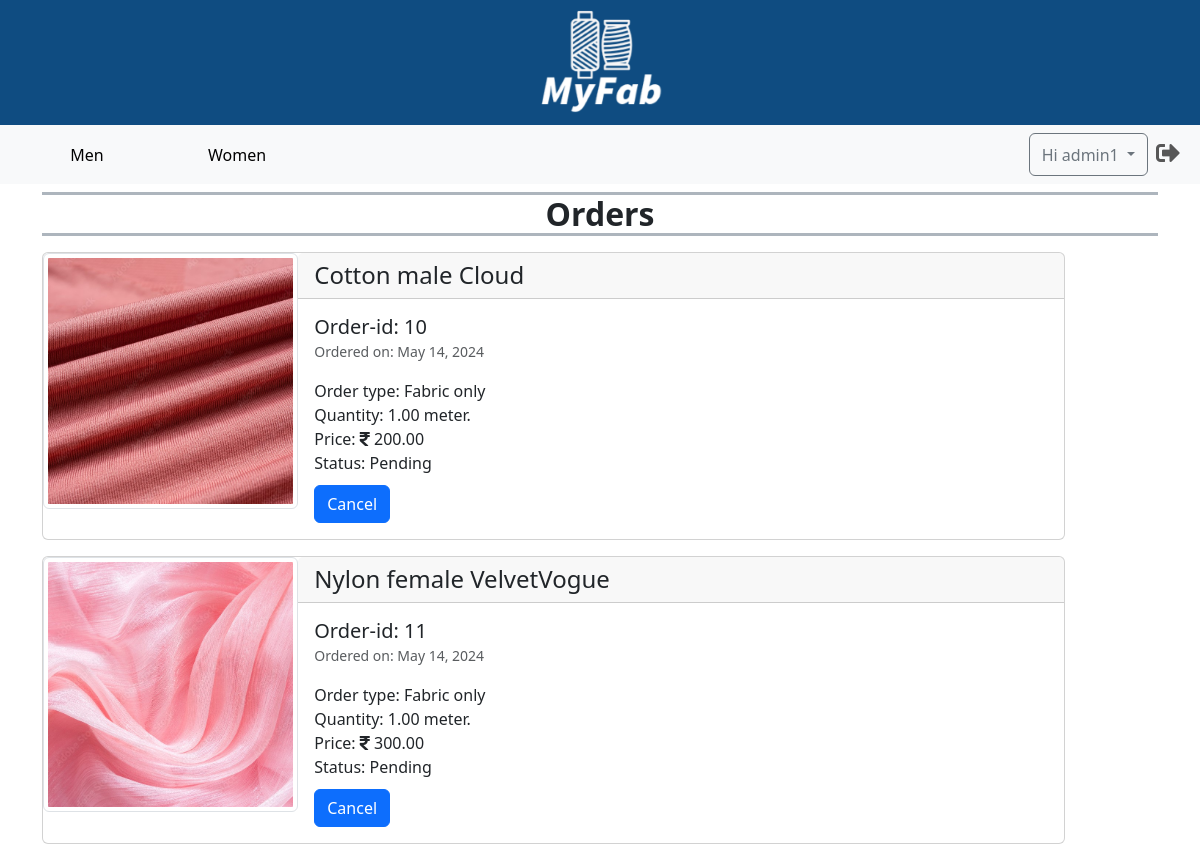
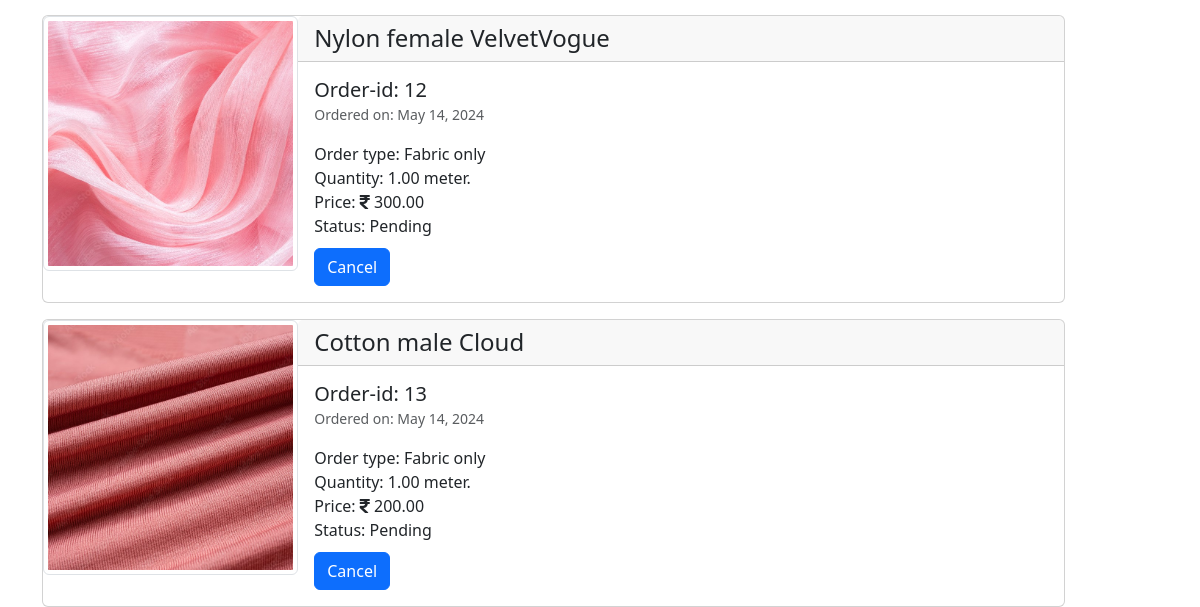
The page /accounts/orders/ (signed in, upper part) on the database as committed earlier (2 pictures, top to bottom).
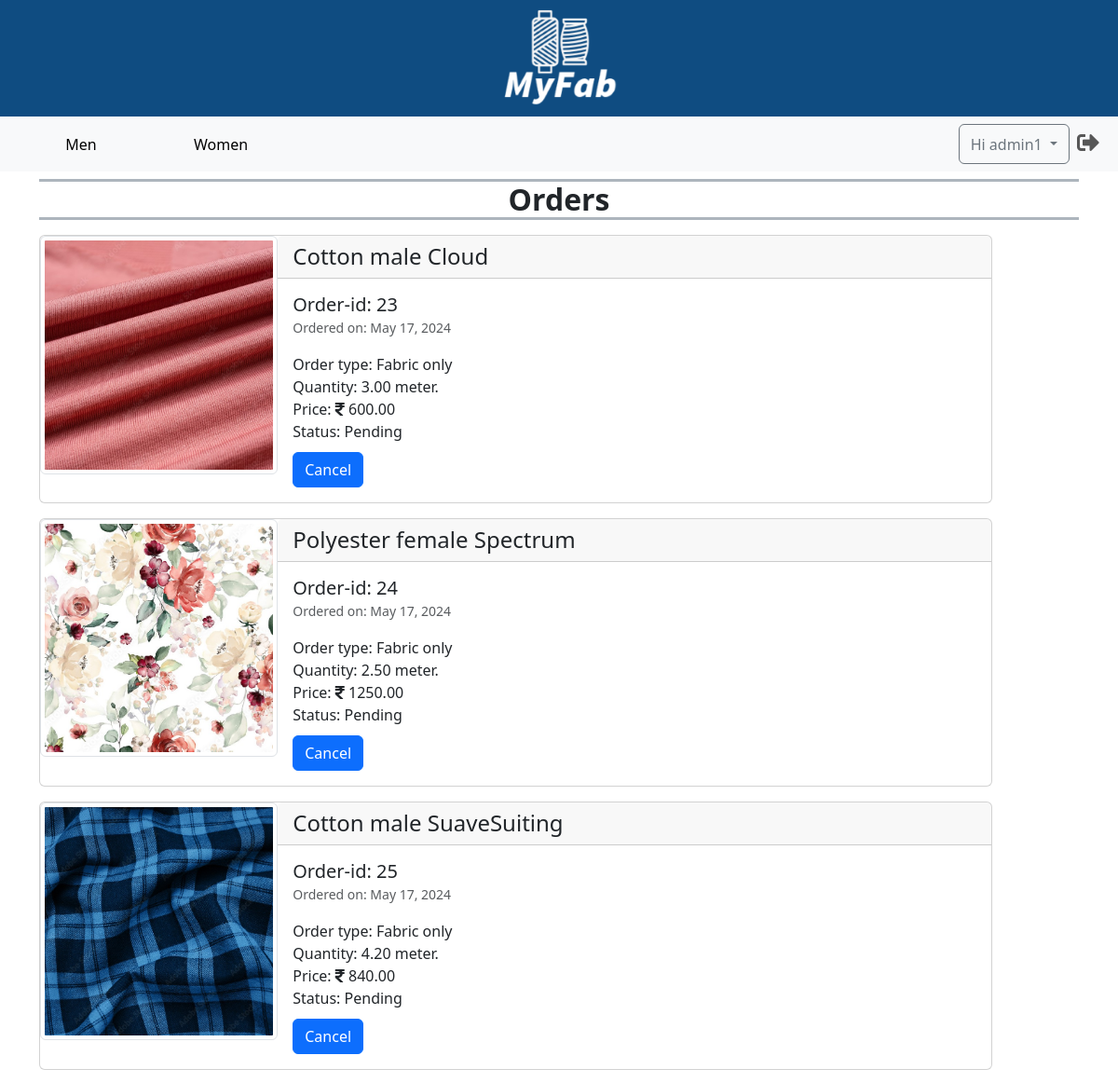
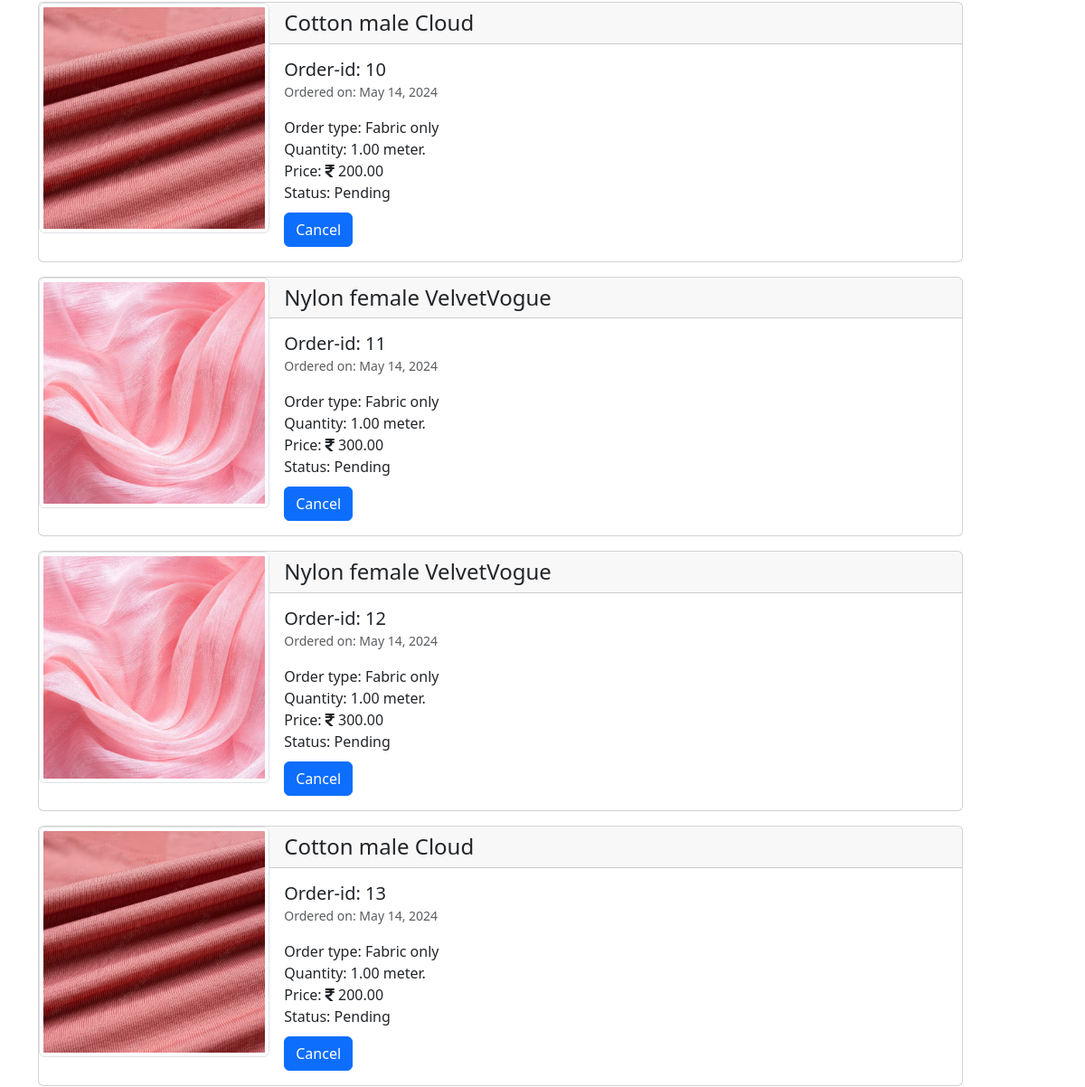
The same page on the database as committed later (2 pictures, top to bottom).
### accounts/models.py (models this page shows)
class CustomUser(AbstractUser):
    phone_number = models.CharField(max_length=13, unique=True)

### orders/models.py (models this page shows, shortened)
class Order(models.Model):
    PAYMENT_CHOICES = [
        ('P', 'Prepaid'),
        ('C', 'Cash On Delivery'),
    ]
    STATUS_CHOICES = [
        ('P', 'Pending'),
        ('S', 'Shipping'),
        ('D', 'Delivered'),
        ('C', 'Cancelled'),
    ]
    customer_id = models.ForeignKey(CustomUser, on_delete=models.CASCADE)
    product_id = models.ForeignKey(Product, on_delete=models.CASCADE)
    order_type = models.IntegerField(null=False)
    quantity = models.DecimalField(max_digits=10, decimal_places=2, default=0)
    price = models.DecimalField(max_digits=10, decimal_places=2, default=0)
    add_date = models.DateField(auto_now_add=True)
    payment_method = models.CharField(max_length=10, null=False, choices=PAYMENT_CHOICES)
    status = models.CharField(max_length=10, null=False, choices=STATUS_CHOICES, default='P')
    address = models.ForeignKey(Address, on_delete=models.PROTECT)
    order_measurements = models.TextField(null=True, default=None, blank=True)

### main/models.py (models this page shows, shortened)
class Product(models.Model):
    name = models.CharField(max_length=255, unique=True, blank=False, null=False)
    price = models.DecimalField(max_digits=10, decimal_places=2, default=0, validators=[MinValueValidator(0)])
    image = models.ImageField(upload_to='images/products')
    description = models.TextField(blank=True)
    qty = models.DecimalField(max_digits=10, decimal_places=2, default=0, validators=[MinValueValidator(0)])
    add_date = models.DateField(auto_now_add=True)
    is_active = models.BooleanField(default=True)
    usages = models.ManyToManyField(Usage)
    category_choices = models.ManyToManyField(CategoryChoice)

### accounts/views.py (the view, shortened to what this page needs)
# urls.py: path('orders/', Orders.as_view(), name='orders'),
class Orders(View):
    def get(self, request):
        user = request.user
        orders = Order.objects.filter(customer_id=user).order_by('-add_date')
        context = {'orders': orders}
        return render(request, 'orders.html', context)

### templates/orders.html (shortened to what this page needs)
{% extends 'base.html' %}
{% load static %}
{% load custom_filters %}
{% block content %}
    <nav class="navbar navbar-expand-lg bg-body-tertiary">
        <div class="container-fluid">
        <div class="collapse navbar-collapse" id="navbarSupportedContent">
            <ul class="navbar-nav d-flex align-items-center me-auto mb-2 mb-lg-0">
                <li class="nav-item">
                    <button class="nav-link active btn btn-link" style="min-width: 150px;" aria-current="page">
                        <a class="text-black text-decoration-none" href="{% url "main:home" %}">Men</a>
                    </button>
                </li>
                <li class="nav-item">
                    <button class="nav-link btn btn-link" style="min-width: 150px;" aria-current="page">
                        <a class="text-black text-decoration-none" href="{% url "main:home_women" %}">Women</a>
                    </button>
                </li>
            </ul>
            <ul class="navbar-nav d-flex flex-row justify-content-center  ms-auto mb-2 mb-lg-0">
                {% if user.is_authenticated %}
                <div class="btn-group">
                    <button class="btn btn-outline-secondary dropdown-toggle" type="button" data-bs-toggle="dropdown" aria-expanded="false">
                        Hi {{user.first_name}}
                    </button>
                  </div>
                <li class="nav-item ms-3 ms-lg-0">
                    <form action="{% url 'accounts:logout' %}" method="post">
                        <button type="submit" class="nav-link" style="border: none; background: none;"
                            data-toggle="tooltip" title="Logout">
                            <i style='font-size:24px' class='fas'>&#xf2f5;</i>
                        </button>
                    </form>
                </li>
                {% endif %}
            </ul>
        </div>
        </div>
    </nav>
    <section class="container my-2">
        {% if orders %}
        <h5 class="border-bottom border-top border-3 border-dark-subtle fw-bold fs-2 fs-lg-5 mt-2 text-center">
            Orders
        </h5>
        {% for order in orders %}
        <div class="card my-3 col col-md-11" id="card-{{order.id}}">
            <div class="row g-0">
                <div class="col-md-3">
                    <img src="{{ order.product_id.image.url }}"
                    class="img-thumbnail img-fluid rounded-start w-100" alt="img-order-{{order.id}}">
                </div>
                <div class="col-md-9">
                    <h4 class="card-header">{{order.product_id.name}}</h4>
                    <div class="card-body">
                        <h5 class="my-0">Order-id: {{order.id}}</h5>
                        <p >
                            <small class="text-body-secondary">
                                Ordered on: {{order.add_date}}
                            </small>
                        </p>
                        <p class="card-text my-0">
                            Order type: {% if order.order_type == 1 %}Fabric only
                            {% else %}Fabric with stitching{% endif %}
                        </p>
                        <p class="card-text my-0">Quantity: {{order.quantity}} meter.</p>
                        <p class="card-text my-0">Price: <i class="fa">&#xf156;</i> {{order.price}}</p>
                        <p class="card-text my-0" id="status-{{order.id}}">
                            Status: {{order.get_status_display}}
                        </p>
                        {% if order.status == 'D' %}
                        <a href="#" class="btn btn-primary" style="margin-top: 10px;">Request Return</a>
                        {% elif order.status == 'C' %}
                        <button class="btn btn-primary cancel-btn" style="margin-top: 10px;" disabled>
                            Cancel
                        </button>
                        {% else %}
                        <button class="btn btn-primary cancel-btn" style="margin-top: 10px;" id="btn-{{order.id}}"
                            data-order-id="{{ order.id }}" onclick="cancelOrder({{ order.id }})">
                            Cancel
                        </button>
                        {% endif %}
                    </div>
                </div>
            </div>
        </div>
        {% endfor %}
        {% endif %}
    </section>
{% endblock %}

### templates/base.html (shortened to what this page needs)
{% load static %}
{% load custom_filters %}
<!DOCTYPE html>
<html lang="en">
<head>
    <link rel="stylesheet" href="https://cdnjs.cloudflare.com/ajax/libs/font-awesome/5.15.4/css/all.min.css">
    <link rel="stylesheet" href="https://cdn.jsdelivr.net/npm/bootstrap-icons@1.11.3/font/bootstrap-icons.min.css">
    <link rel="stylesheet" href="{% static "./css/bootstrap.css" %}">
    <link rel="stylesheet" href="{% static "./css/style.css" %}">
</head>
<body>
    <header class="header" style=" background-color: #0F4C81; height: 125px;">
        <div class="container">
            <img class="logo d-block mx-auto"  style="max-height: 125px; width: auto;"
            src="{% static 'images/MyFAB_transparent.png' %}" alt="Logo">
        </div>
    </header>
        {% block content %}{% endblock %}
</body>
</html>

Rows that differ between the two databases and show on the page:
added Order: product_id.image (picture), product_id.name "Cotton male Cloud", id "23", add_date "May 17, 2024", order_type "Fabric only", quantity "3.00", price "600.00", status "Pending"
added Order: product_id.image (picture), product_id.name "Polyester female Spectrum", id "24", add_date "May 17, 2024", order_type "Fabric only", quantity "2.50", price "1250.00", status "Pending"
added Order: product_id.image (picture), product_id.name "Cotton male SuaveSuiting", id "25", add_date "May 17, 2024", order_type "Fabric only", quantity "4.20", price "840.00", status "Pending"
